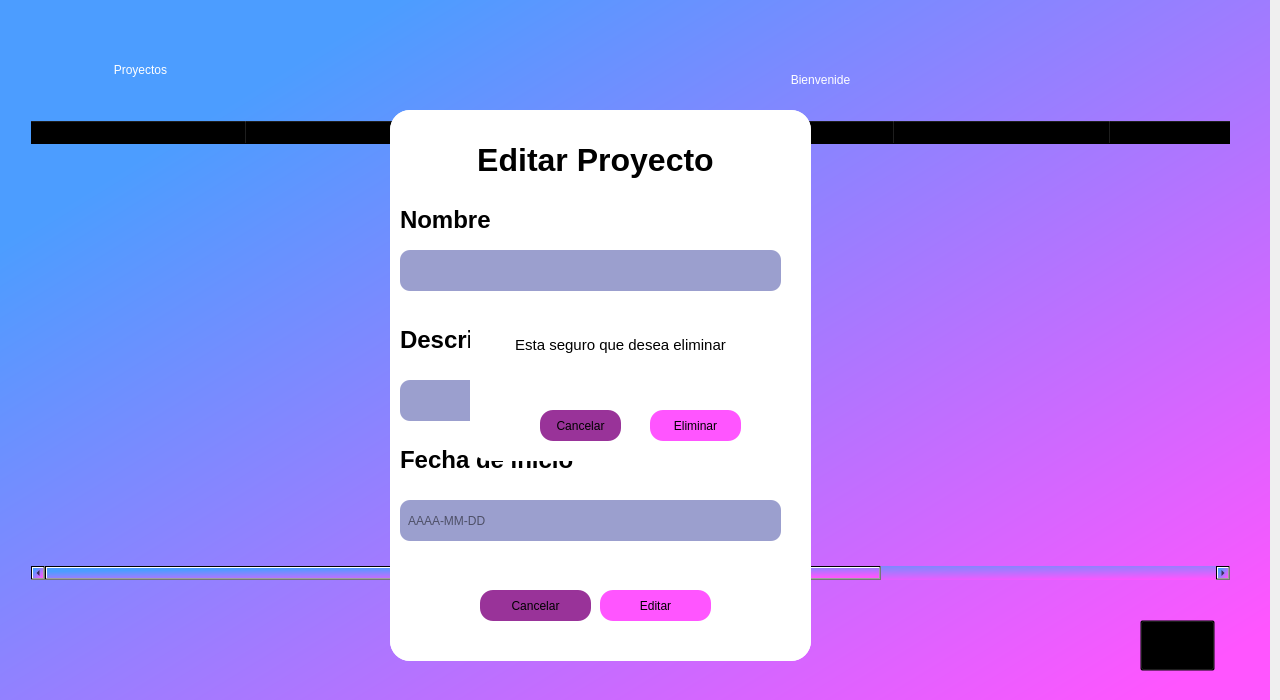
<?xml version="1.0" encoding="UTF-8"?>
<ui version="4.0">
 <class>Dialog</class>
 <widget class="QDialog" name="Dialog">
  <property name="enabled">
   <bool>true</bool>
  </property>
  <property name="geometry">
   <rect>
    <x>0</x>
    <y>0</y>
    <width>1280</width>
    <height>700</height>
   </rect>
  </property>
  <property name="windowTitle">
   <string>Dialog</string>
  </property>
  <widget class="QWidget" name="fondo" native="true">
   <property name="enabled">
    <bool>true</bool>
   </property>
   <property name="geometry">
    <rect>
     <x>-10</x>
     <y>0</y>
     <width>1280</width>
     <height>700</height>
    </rect>
   </property>
   <property name="mouseTracking">
    <bool>true</bool>
   </property>
   <property name="autoFillBackground">
    <bool>false</bool>
   </property>
   <property name="styleSheet">
    <string notr="true">background-color:qlineargradient(spread:pad, x1:0.147, y1:0.193182, x2:0.975, y2:0.925682, stop:0 rgba(76, 157, 255, 255), stop:0.997468 rgba(255, 85, 255, 255))</string>
   </property>
   <widget class="QLabel" name="label">
    <property name="geometry">
     <rect>
      <x>30</x>
      <y>30</y>
      <width>241</width>
      <height>81</height>
     </rect>
    </property>
    <property name="autoFillBackground">
     <bool>false</bool>
    </property>
    <property name="styleSheet">
     <string notr="true">font: 36pt &quot;Verdana&quot;;
 color:rgb(255, 255, 255);
background-color: rgba(0,0,0,0);
border-radius:20;</string>
    </property>
    <property name="text">
     <string>&lt;html&gt;&lt;head/&gt;&lt;body&gt;&lt;p align=&quot;center&quot;&gt;Proyectos&lt;/p&gt;&lt;/body&gt;&lt;/html&gt;</string>
    </property>
    <property name="alignment">
     <set>Qt::AlignLeading|Qt::AlignLeft|Qt::AlignVCenter</set>
    </property>
   </widget>
   <widget class="QTableWidget" name="tableWidget">
    <property name="geometry">
     <rect>
      <x>40</x>
      <y>120</y>
      <width>1201</width>
      <height>461</height>
     </rect>
    </property>
    <property name="styleSheet">
     <string notr="true">background-color: rgba(0,0,0,0);
font: 12pt &quot;Verdana&quot;;</string>
    </property>
    <property name="showGrid">
     <bool>true</bool>
    </property>
    <property name="wordWrap">
     <bool>true</bool>
    </property>
    <attribute name="horizontalHeaderVisible">
     <bool>true</bool>
    </attribute>
    <attribute name="horizontalHeaderDefaultSectionSize">
     <number>216</number>
    </attribute>
    <attribute name="horizontalHeaderHighlightSections">
     <bool>true</bool>
    </attribute>
    <attribute name="verticalHeaderCascadingSectionResizes">
     <bool>false</bool>
    </attribute>
    <attribute name="verticalHeaderDefaultSectionSize">
     <number>30</number>
    </attribute>
    <column>
     <property name="text">
      <string>Nombre</string>
     </property>
     <property name="font">
      <font>
       <family>Verdana</family>
       <pointsize>12</pointsize>
       <weight>75</weight>
       <bold>true</bold>
      </font>
     </property>
    </column>
    <column>
     <property name="text">
      <string>Descripcion</string>
     </property>
     <property name="font">
      <font>
       <family>Verdana</family>
       <pointsize>12</pointsize>
       <weight>75</weight>
       <bold>true</bold>
      </font>
     </property>
    </column>
    <column>
     <property name="text">
      <string>Fecha de inicio</string>
     </property>
     <property name="font">
      <font>
       <family>Verdana</family>
       <pointsize>12</pointsize>
       <weight>75</weight>
       <bold>true</bold>
      </font>
     </property>
    </column>
    <column>
     <property name="text">
      <string>New Column</string>
     </property>
     <property name="font">
      <font>
       <family>Verdana</family>
       <pointsize>12</pointsize>
       <weight>75</weight>
       <bold>true</bold>
      </font>
     </property>
    </column>
    <column>
     <property name="text">
      <string>Actividades</string>
     </property>
     <property name="font">
      <font>
       <family>Verdana</family>
       <pointsize>12</pointsize>
       <weight>75</weight>
       <bold>true</bold>
      </font>
     </property>
    </column>
    <column>
     <property name="text">
      <string>Editar</string>
     </property>
     <property name="font">
      <font>
       <family>Verdana</family>
       <pointsize>12</pointsize>
       <weight>75</weight>
       <bold>true</bold>
      </font>
     </property>
    </column>
    <column>
     <property name="text">
      <string>Eliminar</string>
     </property>
     <property name="font">
      <font>
       <family>Verdana</family>
       <pointsize>12</pointsize>
       <weight>75</weight>
       <bold>true</bold>
      </font>
     </property>
    </column>
   </widget>
   <widget class="QLabel" name="name">
    <property name="geometry">
     <rect>
      <x>940</x>
      <y>60</y>
      <width>221</width>
      <height>39</height>
     </rect>
    </property>
    <property name="styleSheet">
     <string notr="true">font: 26pt &quot;Rockwell&quot;; color:rgb(255, 255, 255);
background-color: rgba(0,0,0,0);
border-radius:20;</string>
    </property>
    <property name="text">
     <string/>
    </property>
   </widget>
   <widget class="QLabel" name="label_2">
    <property name="geometry">
     <rect>
      <x>690</x>
      <y>50</y>
      <width>281</width>
      <height>61</height>
     </rect>
    </property>
    <property name="autoFillBackground">
     <bool>false</bool>
    </property>
    <property name="styleSheet">
     <string notr="true">color:rgb(255, 255, 255);
font: 26pt &quot;Verdana&quot;;
background-color: rgba(0,0,0,0);
border-radius:20;</string>
    </property>
    <property name="text">
     <string>&lt;html&gt;&lt;head/&gt;&lt;body&gt;&lt;p align=&quot;center&quot;&gt;Bienvenide&lt;/p&gt;&lt;/body&gt;&lt;/html&gt;</string>
    </property>
    <property name="alignment">
     <set>Qt::AlignLeading|Qt::AlignLeft|Qt::AlignVCenter</set>
    </property>
   </widget>
   <widget class="QWidget" name="crp" native="true">
    <property name="enabled">
     <bool>true</bool>
    </property>
    <property name="geometry">
     <rect>
      <x>400</x>
      <y>110</y>
      <width>421</width>
      <height>551</height>
     </rect>
    </property>
    <property name="styleSheet">
     <string notr="true">background-color: rgb(255, 255, 255);
border-bottom-left-radius: 20px;
border-bottom-right-radius:20px;
border-top-left-radius: 20px;
border-top-right-radius: 20px;</string>
    </property>
    <widget class="QLabel" name="label_3">
     <property name="geometry">
      <rect>
       <x>10</x>
       <y>20</y>
       <width>391</width>
       <height>61</height>
      </rect>
     </property>
     <property name="autoFillBackground">
      <bool>false</bool>
     </property>
     <property name="styleSheet">
      <string notr="true">color: rgb(0, 0, 0);
font: 28pt &quot;Verdana&quot;;
background-color: rgba(0,0,0,0);
border-radius:20;</string>
     </property>
     <property name="text">
      <string>&lt;html&gt;&lt;head/&gt;&lt;body&gt;&lt;p align=&quot;center&quot;&gt;&lt;span style=&quot; font-size:24pt; font-weight:600;&quot;&gt;Crear Proyecto&lt;/span&gt;&lt;/p&gt;&lt;/body&gt;&lt;/html&gt;</string>
     </property>
     <property name="alignment">
      <set>Qt::AlignLeading|Qt::AlignLeft|Qt::AlignVCenter</set>
     </property>
    </widget>
    <widget class="QLabel" name="label_4">
     <property name="geometry">
      <rect>
       <x>10</x>
       <y>80</y>
       <width>281</width>
       <height>61</height>
      </rect>
     </property>
     <property name="autoFillBackground">
      <bool>false</bool>
     </property>
     <property name="styleSheet">
      <string notr="true">color: rgb(0, 0, 0);
background-color: rgba(0,0,0,0);
border-radius:20;
font: 75 16pt &quot;Verdana&quot;;</string>
     </property>
     <property name="text">
      <string>&lt;html&gt;&lt;head/&gt;&lt;body&gt;&lt;p&gt;&lt;span style=&quot; font-size:18pt; font-weight:600;&quot;&gt;Nombre&lt;/span&gt;&lt;/p&gt;&lt;/body&gt;&lt;/html&gt;</string>
     </property>
     <property name="alignment">
      <set>Qt::AlignLeading|Qt::AlignLeft|Qt::AlignVCenter</set>
     </property>
    </widget>
    <widget class="QPushButton" name="cancelarbtn">
     <property name="geometry">
      <rect>
       <x>90</x>
       <y>480</y>
       <width>111</width>
       <height>31</height>
      </rect>
     </property>
     <property name="styleSheet">
      <string notr="true">background-color: rgb(153, 51, 153);
border-radius:13px;</string>
     </property>
     <property name="text">
      <string>Cancelar</string>
     </property>
    </widget>
    <widget class="QLabel" name="label_6">
     <property name="geometry">
      <rect>
       <x>10</x>
       <y>200</y>
       <width>281</width>
       <height>61</height>
      </rect>
     </property>
     <property name="autoFillBackground">
      <bool>false</bool>
     </property>
     <property name="styleSheet">
      <string notr="true">color: rgb(0, 0, 0);
background-color: rgba(0,0,0,0);
border-radius:20;
font: 75 16pt &quot;Verdana&quot;;</string>
     </property>
     <property name="text">
      <string>&lt;html&gt;&lt;head/&gt;&lt;body&gt;&lt;p&gt;&lt;span style=&quot; font-size:18pt; font-weight:600;&quot;&gt;Descripcion&lt;/span&gt;&lt;/p&gt;&lt;/body&gt;&lt;/html&gt;</string>
     </property>
     <property name="alignment">
      <set>Qt::AlignLeading|Qt::AlignLeft|Qt::AlignVCenter</set>
     </property>
    </widget>
    <widget class="QLabel" name="label_5">
     <property name="geometry">
      <rect>
       <x>10</x>
       <y>320</y>
       <width>281</width>
       <height>61</height>
      </rect>
     </property>
     <property name="autoFillBackground">
      <bool>false</bool>
     </property>
     <property name="styleSheet">
      <string notr="true">color: rgb(0, 0, 0);
background-color: rgba(0,0,0,0);
border-radius:20;
font: 75 16pt &quot;Verdana&quot;;</string>
     </property>
     <property name="text">
      <string>&lt;html&gt;&lt;head/&gt;&lt;body&gt;&lt;p&gt;&lt;span style=&quot; font-size:18pt; font-weight:600;&quot;&gt;Fecha de inicio&lt;/span&gt;&lt;/p&gt;&lt;/body&gt;&lt;/html&gt;</string>
     </property>
     <property name="alignment">
      <set>Qt::AlignLeading|Qt::AlignLeft|Qt::AlignVCenter</set>
     </property>
    </widget>
    <widget class="QLineEdit" name="nom">
     <property name="geometry">
      <rect>
       <x>10</x>
       <y>140</y>
       <width>381</width>
       <height>41</height>
      </rect>
     </property>
     <property name="styleSheet">
      <string notr="true">background-color: rgb(155, 159, 206);
border-radius:10px;
font: 12pt &quot;Verdana&quot;;</string>
     </property>
    </widget>
    <widget class="QLineEdit" name="des">
     <property name="geometry">
      <rect>
       <x>10</x>
       <y>270</y>
       <width>381</width>
       <height>41</height>
      </rect>
     </property>
     <property name="styleSheet">
      <string notr="true">background-color: rgb(155, 159, 206);
border-radius:10px;
font: 12pt &quot;Verdana&quot;;</string>
     </property>
    </widget>
    <widget class="QLineEdit" name="fech">
     <property name="geometry">
      <rect>
       <x>10</x>
       <y>390</y>
       <width>381</width>
       <height>41</height>
      </rect>
     </property>
     <property name="styleSheet">
      <string notr="true">background-color: rgb(155, 159, 206);
border-radius:10px;
font: 12pt &quot;Verdana&quot;;</string>
     </property>
     <property name="inputMask">
      <string/>
     </property>
     <property name="text">
      <string/>
     </property>
     <property name="placeholderText">
      <string>  AAAA-MM-DD</string>
     </property>
    </widget>
    <widget class="QPushButton" name="crearbtn">
     <property name="geometry">
      <rect>
       <x>210</x>
       <y>480</y>
       <width>111</width>
       <height>31</height>
      </rect>
     </property>
     <property name="styleSheet">
      <string notr="true">background-color:rgb(255, 85, 255);
border-radius:13px;</string>
     </property>
     <property name="text">
      <string>Crear</string>
     </property>
    </widget>
   </widget>
   <widget class="QWidget" name="editarp" native="true">
    <property name="enabled">
     <bool>true</bool>
    </property>
    <property name="geometry">
     <rect>
      <x>400</x>
      <y>110</y>
      <width>421</width>
      <height>551</height>
     </rect>
    </property>
    <property name="styleSheet">
     <string notr="true">background-color: rgb(255, 255, 255);
border-bottom-left-radius: 20px;
border-bottom-right-radius:20px;
border-top-left-radius: 20px;
border-top-right-radius: 20px;</string>
    </property>
    <widget class="QLabel" name="label_8">
     <property name="geometry">
      <rect>
       <x>10</x>
       <y>20</y>
       <width>391</width>
       <height>61</height>
      </rect>
     </property>
     <property name="autoFillBackground">
      <bool>false</bool>
     </property>
     <property name="styleSheet">
      <string notr="true">color: rgb(0, 0, 0);
font: 28pt &quot;Verdana&quot;;
background-color: rgba(0,0,0,0);
border-radius:20;</string>
     </property>
     <property name="text">
      <string>&lt;html&gt;&lt;head/&gt;&lt;body&gt;&lt;p align=&quot;center&quot;&gt;&lt;span style=&quot; font-size:24pt; font-weight:600;&quot;&gt;Editar Proyecto&lt;/span&gt;&lt;/p&gt;&lt;/body&gt;&lt;/html&gt;</string>
     </property>
     <property name="alignment">
      <set>Qt::AlignLeading|Qt::AlignLeft|Qt::AlignVCenter</set>
     </property>
    </widget>
    <widget class="QLabel" name="label_9">
     <property name="geometry">
      <rect>
       <x>10</x>
       <y>80</y>
       <width>281</width>
       <height>61</height>
      </rect>
     </property>
     <property name="autoFillBackground">
      <bool>false</bool>
     </property>
     <property name="styleSheet">
      <string notr="true">color: rgb(0, 0, 0);
background-color: rgba(0,0,0,0);
border-radius:20;
font: 75 16pt &quot;Verdana&quot;;</string>
     </property>
     <property name="text">
      <string>&lt;html&gt;&lt;head/&gt;&lt;body&gt;&lt;p&gt;&lt;span style=&quot; font-size:18pt; font-weight:600;&quot;&gt;Nombre&lt;/span&gt;&lt;/p&gt;&lt;/body&gt;&lt;/html&gt;</string>
     </property>
     <property name="alignment">
      <set>Qt::AlignLeading|Qt::AlignLeft|Qt::AlignVCenter</set>
     </property>
    </widget>
    <widget class="QPushButton" name="cancelarbtn_3">
     <property name="geometry">
      <rect>
       <x>90</x>
       <y>480</y>
       <width>111</width>
       <height>31</height>
      </rect>
     </property>
     <property name="styleSheet">
      <string notr="true">background-color: rgb(153, 51, 153);
border-radius:13px;</string>
     </property>
     <property name="text">
      <string>Cancelar</string>
     </property>
    </widget>
    <widget class="QLabel" name="label_10">
     <property name="geometry">
      <rect>
       <x>10</x>
       <y>200</y>
       <width>281</width>
       <height>61</height>
      </rect>
     </property>
     <property name="autoFillBackground">
      <bool>false</bool>
     </property>
     <property name="styleSheet">
      <string notr="true">color: rgb(0, 0, 0);
background-color: rgba(0,0,0,0);
border-radius:20;
font: 75 16pt &quot;Verdana&quot;;</string>
     </property>
     <property name="text">
      <string>&lt;html&gt;&lt;head/&gt;&lt;body&gt;&lt;p&gt;&lt;span style=&quot; font-size:18pt; font-weight:600;&quot;&gt;Descripcion&lt;/span&gt;&lt;/p&gt;&lt;/body&gt;&lt;/html&gt;</string>
     </property>
     <property name="alignment">
      <set>Qt::AlignLeading|Qt::AlignLeft|Qt::AlignVCenter</set>
     </property>
    </widget>
    <widget class="QLabel" name="label_11">
     <property name="geometry">
      <rect>
       <x>10</x>
       <y>320</y>
       <width>281</width>
       <height>61</height>
      </rect>
     </property>
     <property name="autoFillBackground">
      <bool>false</bool>
     </property>
     <property name="styleSheet">
      <string notr="true">color: rgb(0, 0, 0);
background-color: rgba(0,0,0,0);
border-radius:20;
font: 75 16pt &quot;Verdana&quot;;</string>
     </property>
     <property name="text">
      <string>&lt;html&gt;&lt;head/&gt;&lt;body&gt;&lt;p&gt;&lt;span style=&quot; font-size:18pt; font-weight:600;&quot;&gt;Fecha de inicio&lt;/span&gt;&lt;/p&gt;&lt;/body&gt;&lt;/html&gt;</string>
     </property>
     <property name="alignment">
      <set>Qt::AlignLeading|Qt::AlignLeft|Qt::AlignVCenter</set>
     </property>
    </widget>
    <widget class="QLineEdit" name="nom_2">
     <property name="geometry">
      <rect>
       <x>10</x>
       <y>140</y>
       <width>381</width>
       <height>41</height>
      </rect>
     </property>
     <property name="styleSheet">
      <string notr="true">background-color: rgb(155, 159, 206);
border-radius:10px;
font: 12pt &quot;Verdana&quot;;</string>
     </property>
    </widget>
    <widget class="QLineEdit" name="des_2">
     <property name="geometry">
      <rect>
       <x>10</x>
       <y>270</y>
       <width>381</width>
       <height>41</height>
      </rect>
     </property>
     <property name="styleSheet">
      <string notr="true">background-color: rgb(155, 159, 206);
border-radius:10px;
font: 12pt &quot;Verdana&quot;;</string>
     </property>
    </widget>
    <widget class="QLineEdit" name="fech_2">
     <property name="geometry">
      <rect>
       <x>10</x>
       <y>390</y>
       <width>381</width>
       <height>41</height>
      </rect>
     </property>
     <property name="styleSheet">
      <string notr="true">background-color: rgb(155, 159, 206);
border-radius:10px;
font: 12pt &quot;Verdana&quot;;</string>
     </property>
     <property name="inputMask">
      <string/>
     </property>
     <property name="text">
      <string/>
     </property>
     <property name="placeholderText">
      <string>  AAAA-MM-DD</string>
     </property>
    </widget>
    <widget class="QPushButton" name="editarbtn">
     <property name="geometry">
      <rect>
       <x>210</x>
       <y>480</y>
       <width>111</width>
       <height>31</height>
      </rect>
     </property>
     <property name="styleSheet">
      <string notr="true">background-color:rgb(255, 85, 255);
border-radius:13px;</string>
     </property>
     <property name="text">
      <string>Editar</string>
     </property>
    </widget>
   </widget>
   <widget class="QWidget" name="eliminar" native="true">
    <property name="enabled">
     <bool>true</bool>
    </property>
    <property name="geometry">
     <rect>
      <x>480</x>
      <y>300</y>
      <width>321</width>
      <height>161</height>
     </rect>
    </property>
    <property name="styleSheet">
     <string notr="true">background-color: rgb(255, 255, 255);
border-bottom-left-radius: 20px;
border-bottom-right-radius:20px;
border-top-left-radius: 20px;
border-top-right-radius: 20px;</string>
    </property>
    <widget class="QLabel" name="label_7">
     <property name="geometry">
      <rect>
       <x>0</x>
       <y>10</y>
       <width>301</width>
       <height>71</height>
      </rect>
     </property>
     <property name="autoFillBackground">
      <bool>false</bool>
     </property>
     <property name="styleSheet">
      <string notr="true">color: rgb(0, 0, 0);
font: 18pt &quot;Verdana&quot;;
background-color: rgba(0,0,0,0);
border-radius:20;</string>
     </property>
     <property name="text">
      <string>&lt;html&gt;&lt;head/&gt;&lt;body&gt;&lt;p align=&quot;center&quot;&gt;&lt;span style=&quot; font-size:11pt;&quot;&gt;Esta seguro que desea eliminar&lt;/span&gt;&lt;/p&gt;&lt;/body&gt;&lt;/html&gt;</string>
     </property>
     <property name="alignment">
      <set>Qt::AlignLeading|Qt::AlignLeft|Qt::AlignVCenter</set>
     </property>
    </widget>
    <widget class="QLabel" name="nom_proy">
     <property name="geometry">
      <rect>
       <x>10</x>
       <y>60</y>
       <width>301</width>
       <height>41</height>
      </rect>
     </property>
     <property name="styleSheet">
      <string notr="true">font: 14pt &quot;Verdana&quot;;</string>
     </property>
     <property name="text">
      <string/>
     </property>
    </widget>
    <widget class="QPushButton" name="cancelarbtn_2">
     <property name="geometry">
      <rect>
       <x>70</x>
       <y>110</y>
       <width>81</width>
       <height>31</height>
      </rect>
     </property>
     <property name="styleSheet">
      <string notr="true">background-color: rgb(153, 51, 153);
border-radius:13px;</string>
     </property>
     <property name="text">
      <string>Cancelar</string>
     </property>
    </widget>
    <widget class="QPushButton" name="eliminarbtn">
     <property name="geometry">
      <rect>
       <x>180</x>
       <y>110</y>
       <width>91</width>
       <height>31</height>
      </rect>
     </property>
     <property name="styleSheet">
      <string notr="true">background-color:rgb(255, 85, 255);
border-radius:13px;</string>
     </property>
     <property name="text">
      <string>Eliminar</string>
     </property>
    </widget>
   </widget>
   <widget class="QPushButton" name="botoMAS">
    <property name="geometry">
     <rect>
      <x>1150</x>
      <y>620</y>
      <width>75</width>
      <height>51</height>
     </rect>
    </property>
    <property name="styleSheet">
     <string notr="true">background-color: rgba(0,0, 0, 0);</string>
    </property>
    <property name="text">
     <string/>
    </property>
    <property name="icon">
     <iconset>
      <normaloff>add-icon.png</normaloff>add-icon.png</iconset>
    </property>
    <property name="iconSize">
     <size>
      <width>50</width>
      <height>50</height>
     </size>
    </property>
   </widget>
   <zorder>tableWidget</zorder>
   <zorder>label</zorder>
   <zorder>name</zorder>
   <zorder>label_2</zorder>
   <zorder>crp</zorder>
   <zorder>editarp</zorder>
   <zorder>eliminar</zorder>
   <zorder>botoMAS</zorder>
  </widget>
 </widget>
 <resources/>
 <connections/>
</ui>
